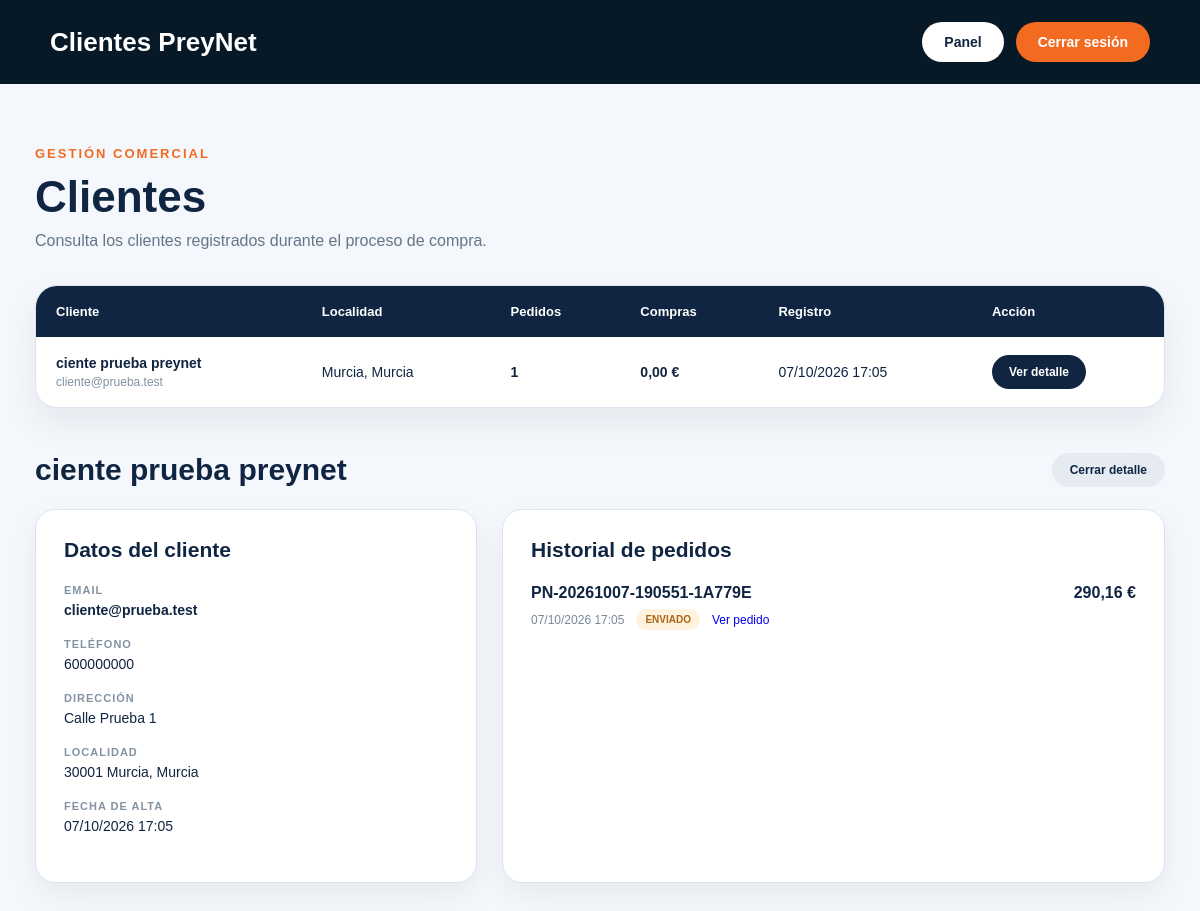
/admin/clientes.php?ver=1 (signed in), run on the app's committed database.
### tables this page shows
CREATE TABLE `clientes` (
  `id` int(10) UNSIGNED NOT NULL,
  `nombre` varchar(100) NOT NULL,
  `apellidos` varchar(150) NOT NULL,
  `email` varchar(150) NOT NULL,
  `telefono` varchar(30) DEFAULT NULL,
  `direccion` varchar(255) NOT NULL,
  `codigo_postal` varchar(10) NOT NULL,
  `ciudad` varchar(100) NOT NULL,
  `provincia` varchar(100) NOT NULL,
  `fecha_creacion` timestamp NOT NULL DEFAULT current_timestamp()
);

CREATE TABLE `pedidos` (
  `id` int(10) UNSIGNED NOT NULL,
  `codigo` varchar(30) NOT NULL,
  `cliente_id` int(10) UNSIGNED NOT NULL,
  `subtotal` decimal(10,2) NOT NULL DEFAULT 0.00,
  `descuento` decimal(10,2) NOT NULL DEFAULT 0.00,
  `envio` decimal(10,2) NOT NULL DEFAULT 0.00,
  `iva` decimal(10,2) NOT NULL DEFAULT 0.00,
  `total` decimal(10,2) NOT NULL DEFAULT 0.00,
  `estado` varchar(40) NOT NULL DEFAULT 'creado',
  `fecha_creacion` timestamp NOT NULL DEFAULT current_timestamp(),
  `fecha_actualizacion` timestamp NOT NULL DEFAULT current_timestamp() ON UPDATE current_timestamp()
);

### admin/clientes.php (the view, shortened to what this page needs)
<?php
include "../conexion.php";
$cliente_seleccionado = null;
$pedidos_cliente = [];
if (isset($_GET["ver"])) {
    $cliente_id = intval($_GET["ver"]);
    if ($cliente_id > 0) {
        $sql_cliente = "SELECT
                            id,
                            nombre,
                            apellidos,
                            email,
                            telefono,
                            direccion,
                            codigo_postal,
                            ciudad,
                            provincia,
                            fecha_creacion
                        FROM clientes
                        WHERE id = ?";
        $stmt_cliente =
            $conexion->prepare($sql_cliente);
        $stmt_cliente->bind_param(
            "i",
            $cliente_id
        );
        $stmt_cliente->execute();
        $resultado_cliente =
            $stmt_cliente->get_result();
        if ($resultado_cliente->num_rows === 1) {
            $cliente_seleccionado =
                $resultado_cliente->fetch_assoc();
        }
        if ($cliente_seleccionado !== null) {
            $sql_pedidos_cliente = "SELECT
                                        id,
                                        codigo,
                                        total,
                                        estado,
                                        fecha_creacion
                                    FROM pedidos
                                    WHERE cliente_id = ?
                                    ORDER BY id DESC";
            $stmt_pedidos =
                $conexion->prepare($sql_pedidos_cliente);
            $stmt_pedidos->bind_param(
                "i",
                $cliente_id
            );
            $stmt_pedidos->execute();
            $resultado_pedidos =
                $stmt_pedidos->get_result();
            while (
                $pedido =
                $resultado_pedidos->fetch_assoc()
            ) {
                $pedidos_cliente[] = $pedido;
            }
        }
    }
}
$sql_clientes = "SELECT
                    c.id,
                    c.nombre,
                    c.apellidos,
                    c.email,
                    c.telefono,
                    c.ciudad,
                    c.provincia,
                    c.fecha_creacion,
                    COUNT(p.id) AS total_pedidos,
                    COALESCE(
                        SUM(
                            CASE
                                WHEN p.estado = 'pagado'
                                THEN p.total
                                ELSE 0
                            END
                        ),
                        0
                    ) AS total_compras
                 FROM clientes c
                 LEFT JOIN pedidos p
                    ON p.cliente_id = c.id
                 GROUP BY
                    c.id,
                    c.nombre,
                    c.apellidos,
                    c.email,
                    c.telefono,
                    c.ciudad,
                    c.provincia,
                    c.fecha_creacion
                 ORDER BY c.id DESC";
$resultado_clientes =
    $conexion->query($sql_clientes);
?>
<!DOCTYPE html>
<html lang="es">
<head>
</head>
<body>
<header class="admin-header">
    <h1>
        Clientes PreyNet
    </h1>
    <div class="header-acciones">
        <a
            href="panel.php"
            class="boton-panel"
        >
            Panel
        </a>
        <a
            href="../acciones/logout.php"
            class="boton-salir"
        >
            Cerrar sesión
        </a>
    </div>
</header>
<main class="contenedor">
    <section class="titulo">
        <span>
            Gestión comercial
        </span>
        <h2>
            Clientes
        </h2>
        <p>
            Consulta los clientes registrados
            durante el proceso de compra.
        </p>
    </section>
    <section class="tabla-contenedor">
        <?php
        if (
            $resultado_clientes &&
            $resultado_clientes->num_rows > 0
        ):
        ?>
            <table>
                <thead>
                    <tr>
                        <th>
                            Cliente
                        </th>
                        <th>
                            Localidad
                        </th>
                        <th>
                            Pedidos
                        </th>
                        <th>
                            Compras
                        </th>
                        <th>
                            Registro
                        </th>
                        <th>
                            Acción
                        </th>
                    </tr>
                </thead>
                <tbody>
                    <?php
                    while (
                        $cliente =
                        $resultado_clientes->fetch_assoc()
                    ):
                    ?>
                        <tr>
                            <td>
                                <div class="nombre-cliente">
                                    <?php
                                    echo htmlspecialchars(
                                        $cliente["nombre"] .
                                        " " .
                                        $cliente["apellidos"]
                                    );
                                    ?>
                                </div>
                                <div class="email">
                                    <?php
                                    echo htmlspecialchars(
                                        $cliente["email"]
                                    );
                                    ?>
                                </div>
                            </td>
                            <td>
                                <?php
                                echo htmlspecialchars(
                                    $cliente["ciudad"] .
                                    ", " .
                                    $cliente["provincia"]
                                );
                                ?>
                            </td>
                            <td>
                                <strong>
                                    <?php
                                    echo intval(
                                        $cliente["total_pedidos"]
                                    );
                                    ?>
                                </strong>
                            </td>
                            <td>
                                <strong>
                                    <?php
                                    echo number_format(
                                        $cliente["total_compras"],
                                        2,
                                        ",",
                                        "."
                                    );
                                    ?>
                                    €
                                </strong>
                            </td>
                            <td>
                                <?php
                                echo date(
                                    "d/m/Y H:i",
                                    strtotime(
                                        $cliente["fecha_creacion"]
                                    )
                                );
                                ?>
                            </td>
                            <td>
                                <a
                                    href="clientes.php?ver=<?php echo intval($cliente["id"]); ?>"
                                    class="boton-ver"
                                >
                                    Ver detalle
                                </a>
                            </td>
                        </tr>
                    <?php endwhile; ?>
                </tbody>
            </table>
        <?php else: ?>
            <div class="sin-datos">
                Todavía no hay clientes registrados.
            </div>
        <?php endif; ?>
    </section>
    <?php if ($cliente_seleccionado !== null): ?>
        <section class="detalle">
            <div class="detalle-cabecera">
                <h2>
                    <?php
                    echo htmlspecialchars(
                        $cliente_seleccionado["nombre"] .
                        " " .
                        $cliente_seleccionado["apellidos"]
                    );
                    ?>
                </h2>
                <a
                    href="clientes.php"
                    class="cerrar-detalle"
                >
                    Cerrar detalle
                </a>
            </div>
            <div class="detalle-grid">
                <div class="bloque">
                    <h3>
                        Datos del cliente
                    </h3>
                    <div class="dato">
                        <span>
                            Email
                        </span>
                        <strong>
                            <?php
                            echo htmlspecialchars(
                                $cliente_seleccionado["email"]
                            );
                            ?>
                        </strong>
                    </div>
                    <div class="dato">
                        <span>
                            Teléfono
                        </span>
                        <p>
                            <?php
                            echo !empty(
                                $cliente_seleccionado["telefono"]
                            )
                                ? htmlspecialchars(
                                    $cliente_seleccionado["telefono"]
                                )
                                : "No indicado";
                            ?>
                        </p>
                    </div>
                    <div class="dato">
                        <span>
                            Dirección
                        </span>
                        <p>
                            <?php
                            echo htmlspecialchars(
                                $cliente_seleccionado["direccion"]
                            );
                            ?>
                        </p>
                    </div>
                    <div class="dato">
                        <span>
                            Localidad
                        </span>
                        <p>
                            <?php
                            echo htmlspecialchars(
                                $cliente_seleccionado["codigo_postal"] .
                                " " .
                                $cliente_seleccionado["ciudad"] .
                                ", " .
                                $cliente_seleccionado["provincia"]
                            );
                            ?>
                        </p>
                    </div>
                    <div class="dato">
                        <span>
                            Fecha de alta
                        </span>
                        <p>
                            <?php
                            echo date(
                                "d/m/Y H:i",
                                strtotime(
                                    $cliente_seleccionado["fecha_creacion"]
                                )
                            );
                            ?>
                        </p>
                    </div>
                </div>
                <div class="bloque">
                    <h3>
                        Historial de pedidos
                    </h3>
                    <?php if (count($pedidos_cliente) > 0): ?>
                        <?php foreach ($pedidos_cliente as $pedido): ?>
                            <div class="pedido-cliente">
                                <div class="pedido-superior">
                                    <div class="pedido-codigo">
                                        <?php
                                        echo htmlspecialchars(
                                            $pedido["codigo"]
                                        );
                                        ?>
                                    </div>
                                    <div class="pedido-total">
                                        <?php
                                        echo number_format(
                                            $pedido["total"],
                                            2,
                                            ",",
                                            "."
                                        );
                                        ?>
                                        €
                                    </div>
                                </div>
                                <div class="pedido-info">
                                    <span>
                                        <?php
                                        echo date(
                                            "d/m/Y H:i",
                                            strtotime(
                                                $pedido["fecha_creacion"]
                                            )
                                        );
                                        ?>
                                    </span>
                                    <?php
                                    if (
                                        $pedido["estado"] === "pagado"
                                    ):
                                    ?>
                                        <span
                                            class="
                                                estado
                                                estado-pagado
                                            "
                                        >
                                            Pagado
                                        </span>
                                    <?php else: ?>
                                        <span
                                            class="
                                                estado
                                                estado-pendiente
                                            "
                                        >
                                            <?php
                                            echo htmlspecialchars(
                                                $pedido["estado"]
                                            );
                                            ?>
                                        </span>
                                    <?php endif; ?>
                                    <a
                                        href="pedidos.php?ver=<?php echo intval($pedido["id"]); ?>"
                                    >
                                        Ver pedido
                                    </a>
                                </div>
                            </div>
                        <?php endforeach; ?>
                    <?php else: ?>
                        <div class="sin-datos">
                            Este cliente no tiene pedidos.
                        </div>
                    <?php endif; ?>
                </div>
            </div>
        </section>
    <?php endif; ?>
</main>
</body>
</html>

### data on the page
clientes: nombre+apellidos "ciente prueba preynet", email "cliente@prueba.test", ciudad+provincia "Murcia, Murcia", total_pedidos "1", total_compras "0,00", fecha_creacion "07/10/2026 17:05", telefono "600000000", direccion "Calle Prueba 1", codigo_postal+ciudad+provincia "30001 Murcia, Murcia"
pedidos: codigo "PN-20261007-190551-1A779E", total "290,16", fecha_creacion "07/10/2026 17:05", estado "ENVIADO"
